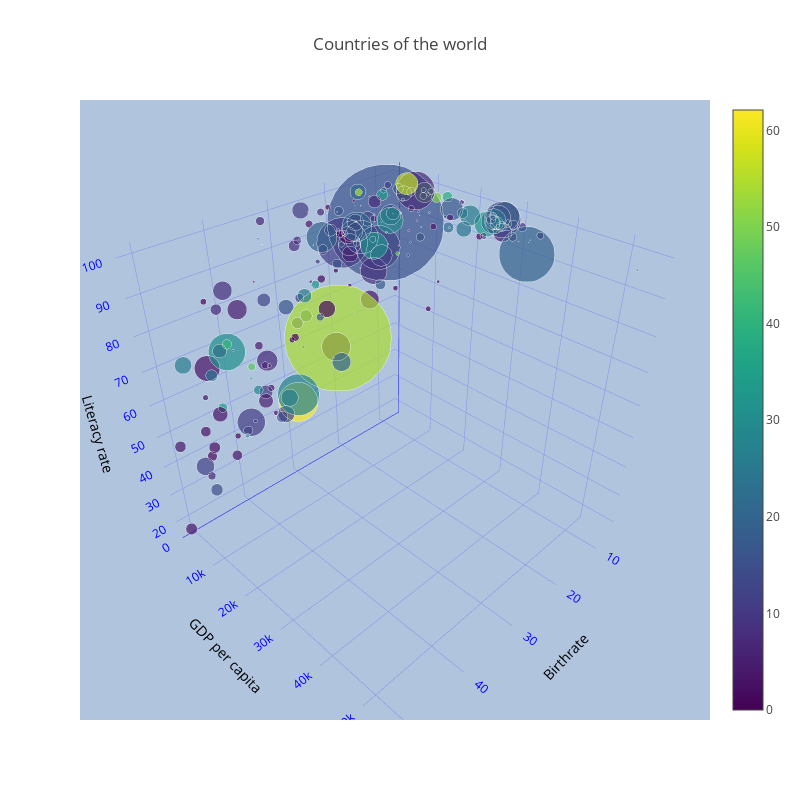

Here is the notebook cell this chart was saved with:
### Markdown cell above
**Plot the figure**

we need to zoom in to view the smaller ones.

### Code cell
fig=go.Figure(data=data, 
              layout=layout)

offline.iplot(fig)

### Figure 1 — Plotly figure (JSON) as saved in the notebook; plotly's stock layout.template omitted (floating-point values rounded to 4 significant figures; data arrays with more than 128 entries replaced by an {"elided": "..."} marker saying what was removed)
{"data": [{"marker": {"color": {"elided": "227 float values"}, "colorscale": "Viridis", "showscale": true, "size": {"elided": "227 int values"}, "sizemode": "area", "sizeref": 100000}, "mode": "markers", "text": {"elided": "227 str values"}, "type": "scatter3d", "uid": "e6b77b98-9c6e-11e8-8fbb-6030d4660e22", "x": {"elided": "227 float values"}, "y": {"elided": "227 int values"}, "z": {"elided": "227 float values"}}], "layout": {"height": 800, "scene": {"bgcolor": "#B0C4DE", "xaxis": {"color": "Blue", "title": "Birthrate", "titlefont": {"color": "Black"}}, "yaxis": {"color": "Blue", "title": "GDP per capita", "titlefont": {"color": "Black"}}, "zaxis": {"color": "Blue", "title": "Literacy rate", "titlefont": {"color": "Black"}}}, "title": "Countries of the world", "width": 800}}
